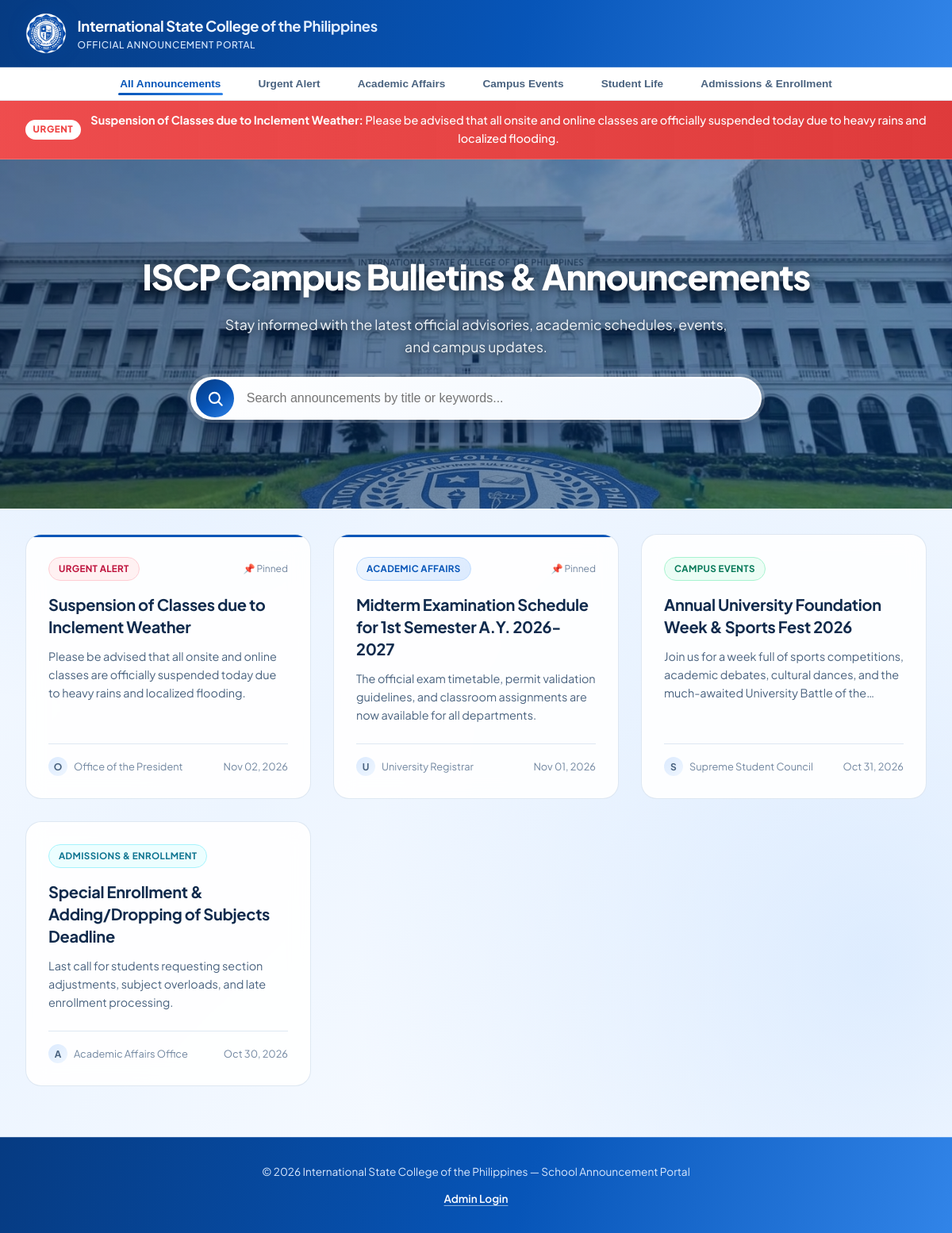
The page / on the database its author committed.
### tables this page shows
CREATE TABLE IF NOT EXISTS `categories` (
    `id` INT AUTO_INCREMENT PRIMARY KEY,
    `name` VARCHAR(100) NOT NULL,
    `slug` VARCHAR(100) NOT NULL UNIQUE,
    `badge_color` VARCHAR(50) DEFAULT 'primary',
    `icon` VARCHAR(50) DEFAULT 'megaphone',
    `created_at` TIMESTAMP DEFAULT CURRENT_TIMESTAMP
);

CREATE TABLE IF NOT EXISTS `announcements` (
    `id` INT AUTO_INCREMENT PRIMARY KEY,
    `title` VARCHAR(255) NOT NULL,
    `slug` VARCHAR(255) NOT NULL,
    `summary` VARCHAR(350) DEFAULT NULL,
    `content` TEXT NOT NULL,
    `category_id` INT NOT NULL,
    `target_audience` ENUM('All', 'Students', 'Faculty', 'Parents') DEFAULT 'All',
    `is_urgent` TINYINT(1) DEFAULT 0,
    `is_pinned` TINYINT(1) DEFAULT 0,
    `author_name` VARCHAR(100) DEFAULT 'School Administration',
    `status` ENUM('published', 'draft', 'archived') DEFAULT 'published',
    `views_count` INT DEFAULT 0,
    `published_at` DATETIME DEFAULT CURRENT_TIMESTAMP,
    `created_at` TIMESTAMP DEFAULT CURRENT_TIMESTAMP,
    `updated_at` TIMESTAMP DEFAULT CURRENT_TIMESTAMP ON UPDATE CURRENT_TIMESTAMP,
    FOREIGN KEY (`category_id`) REFERENCES `categories`(`id`) ON DELETE CASCADE
);

### config/database.php (called while the page is built, shortened)
<?php
$db_connected = false;
try {
    $db_connected = true;
} catch (PDOException $e) {
    $db_connected = false;
    $db_error_message = $e->getMessage();
}
function is_db_connected() {
    global $db_connected;
    return $db_connected;
}

### index.php (the view, shortened to what this page needs)
<?php
require_once __DIR__ . '/config/database.php';
$pdo = get_db();
$is_connected = is_db_connected();
$db_error = get_db_error();
$categories = [];
$announcements = [];
$using_mock_data = false;
if ($is_connected && $pdo) {
    try {
        $cat_stmt = $pdo->query("SELECT * FROM categories ORDER BY id ASC");
        $categories = $cat_stmt->fetchAll();
        $sql = "
            SELECT a.*, c.name AS category_name, c.badge_color, c.slug AS category_slug
            FROM announcements a
            JOIN categories c ON a.category_id = c.id
            WHERE a.status = 'published'
            ORDER BY a.is_pinned DESC, a.is_urgent DESC, a.published_at DESC
        ";
        $stmt = $pdo->query($sql);
        $announcements = $stmt->fetchAll();
    } catch (PDOException $e) {
        $is_connected = false;
        $db_error['message'] = $e->getMessage();
    }
}
$urgent_alerts = array_values(array_filter($announcements, function ($item) {
    return !empty($item['is_urgent']);
}));
$urgent_alert = $urgent_alerts[0] ?? null;
?>
<!DOCTYPE html>
<html lang="en">
<head>
    <link rel="stylesheet" href="assets/css/style.css">
</head>
<body>
    <header class="navbar">
        <div class="nav-container">
            <div class="brand-wrapper">
                <img class="brand-logo" src="assets/images/iscp_logo.png" alt="International State College of the Philippines logo">
                <div class="brand-text">
                    <h1>International State College of the Philippines</h1>
                    <p>Official Announcement Portal</p>
                </div>
            </div>
        </div>
    </header>
    <section class="filter-bar">
        <div class="category-pills">
            <button class="pill-btn active" data-category="all">All Announcements</button>
            <?php foreach ($categories as $cat): ?>
            <button class="pill-btn" data-category="<?= htmlspecialchars($cat['slug']) ?>">
                <?= htmlspecialchars($cat['name']) ?>
            </button>
            <?php endforeach; ?>
        </div>
    </section>
    <?php if ($urgent_alert): ?>
    <section class="urgent-banner" id="urgent-banner" aria-live="polite">
        <div class="urgent-content">
            <span class="urgent-badge">URGENT</span>
            <span class="urgent-message" id="urgent-message">
                <strong id="urgent-title"><?= htmlspecialchars($urgent_alert['title']) ?>:</strong>
                <span id="urgent-summary"><?= htmlspecialchars($urgent_alert['summary']) ?></span>
            </span>
        </div>
    </section>
    <?php endif; ?>
    <section class="hero-section">
        <h2 class="hero-title">ISCP Campus Bulletins & Announcements</h2>
        <p class="hero-subtitle">Stay informed with the latest official advisories, academic schedules, events, and campus updates.</p>
        <div class="search-box-wrapper">
            <span class="search-icon" aria-hidden="true">
                <svg viewBox="0 0 24 24" focusable="false">
                    <circle cx="10.8" cy="10.8" r="6.8"></circle>
                    <path d="m16 16 4.5 4.5"></path>
                </svg>
            </span>
            <input type="text" id="search-input" class="search-input" placeholder="Search announcements by title or keywords...">
        </div>
    </section>
    <main class="feed-container">
        <div class="announcements-grid">
            <?php foreach ($announcements as $item): ?>
            <article class="announcement-card <?= ($item['is_urgent'] ?? 0) ? 'is-urgent' : '' ?> <?= ($item['is_pinned'] ?? 0) ? 'is-pinned' : '' ?>"
                     data-id="<?= htmlspecialchars($item['id']) ?>"
                     data-track-views="<?= $using_mock_data ? 'false' : 'true' ?>"
                     data-title="<?= htmlspecialchars($item['title']) ?>"
                     data-summary="<?= htmlspecialchars($item['summary']) ?>"
                     data-content="<?= htmlspecialchars($item['content']) ?>"
                     data-category="<?= htmlspecialchars($item['category_slug'] ?? 'general') ?>"
                     data-category-name="<?= htmlspecialchars($item['category_name'] ?? 'General') ?>"
                     data-badge-color="<?= htmlspecialchars($item['badge_color'] ?? 'primary') ?>"
                     data-author="<?= htmlspecialchars($item['author_name'] ?? 'Administration') ?>"
                     data-date="<?= htmlspecialchars(date('M d, Y', strtotime($item['published_at'] ?? 'now'))) ?>">
                <div>
                    <div class="card-top">
                        <span class="badge badge-<?= htmlspecialchars($item['badge_color'] ?? 'primary') ?>">
                            <?= htmlspecialchars($item['category_name'] ?? 'General') ?>
                        </span>
                        <div class="card-flags">
                            <?php if (!empty($item['is_pinned'])): ?>
                                <span title="Pinned to top">📌 Pinned</span>
                            <?php endif; ?>
                        </div>
                    </div>
                    <h3 class="card-title open-modal-trigger"><?= htmlspecialchars($item['title']) ?></h3>
                    <p class="card-summary"><?= htmlspecialchars($item['summary']) ?></p>
                </div>
                <div class="card-footer">
                    <div class="author-info">
                        <div class="author-avatar"><?= strtoupper(substr($item['author_name'] ?? 'A', 0, 1)) ?></div>
                        <span><?= htmlspecialchars($item['author_name'] ?? 'Administration') ?></span>
                    </div>
                    <span><?= htmlspecialchars(date('M d, Y', strtotime($item['published_at'] ?? 'now'))) ?></span>
                </div>
            </article>
            <?php endforeach; ?>
        </div>
    </main>
    <footer class="footer">
        <p>&copy; <?= date('Y') ?> International State College of the Philippines — School Announcement Portal</p>
        <a class="footer-admin-link" href="admin/login.php">Admin Login</a>
    </footer>
</body>
</html>

### rows shown on the page
categories: name "Urgent Alert"
categories: name "Academic Affairs"
categories: name "Campus Events"
categories: name "Student Life"
categories: name "Admissions & Enrollment"
announcements: title "Suspension of Classes due to Inclement Weather", summary "Please be advised that all onsite and online classes are officially suspended today due to heavy rains and localized flooding.", category.name "URGENT ALERT", is_pinned "📌 Pinned", author_name "O", author_name "Office of the President", published_at "Nov 02, 2026"
announcements: category.name "ACADEMIC AFFAIRS", is_pinned "📌 Pinned", title "Midterm Examination Schedule for 1st Semester A.Y. 2026-2027", summary "The official exam timetable, permit validation guidelines, and classroom assignments are now available for all departments.", author_name "U", author_name "University Registrar", published_at "Nov 01, 2026"
announcements: category.name "CAMPUS EVENTS", title "Annual University Foundation Week & Sports Fest 2026", summary "Join us for a week full of sports competitions, academic debates, cultural dances, and the much-awaited University Battle of…", author_name "S", author_name "Supreme Student Council", published_at "Oct 31, 2026"
announcements: category.name "ADMISSIONS & ENROLLMENT", title "Special Enrollment & Adding/Dropping of Subjects Deadline", summary "Last call for students requesting section adjustments, subject overloads, and late enrollment processing.", author_name "A", author_name "Academic Affairs Office", published_at "Oct 30, 2026"
